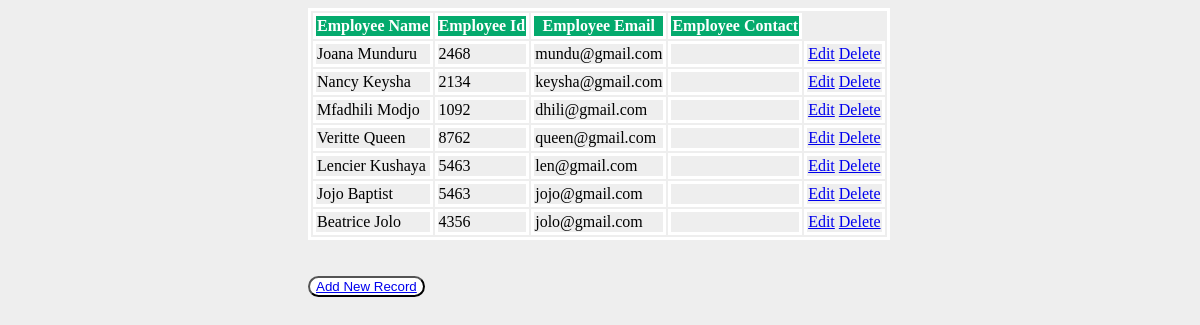
The page /show on the database as committed earlier.
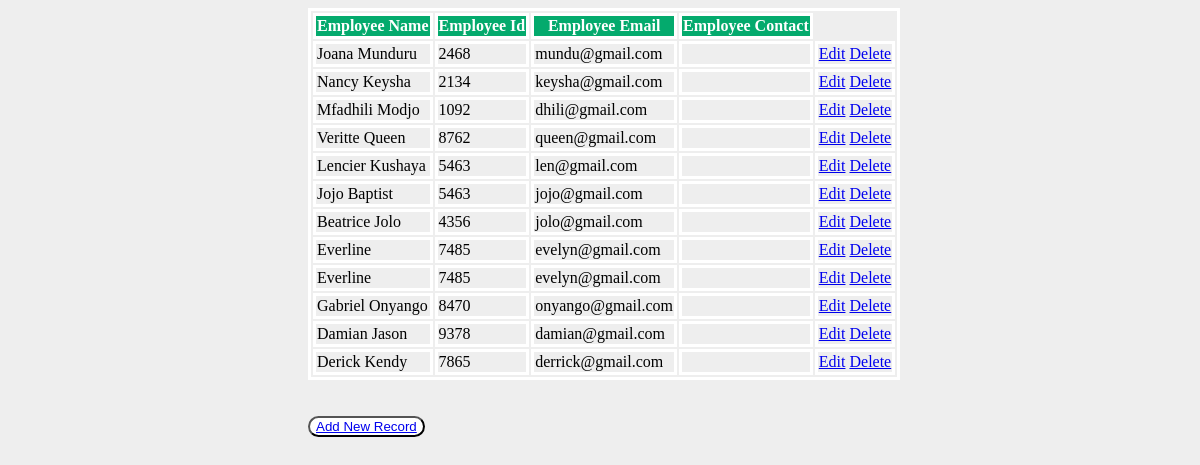
The same page on the database as committed later.
### data/models.py (models this page shows, shortened)
class Employee(models.Model):
    ename = models.CharField(max_length=25)
    eid = models.CharField(max_length=100)
    email = models.EmailField(max_length=100)
    econtact = models.CharField(max_length=100)

### data/views.py (the view)
# urls.py: path('show', views.show, name = "show"),
def show(request):
    employees = Employee.objects.all()
    return render(request, 'show.html', {'employees': employees})

### data/templates/show.html (shortened to what this page needs)
<!DOCTYPE html>
<html lang="en">
<head>
    {% load static %}
    <link rel="stylesheet" href="{% static 'css/style.css' %}">
</head>
<body>
    <table>
        <thead>
        <tr>
            <th>Employee Name</th>
            <th>Employee Id</th>
            <th>Employee Email</th>
            <th>Employee Contact</th>
        </tr>
    </thead>
    <tbody>
        {% for employee in employees %}
        <tr>
            <td>{{ employee.ename }}</td>
            <td>{{ employee.eid }}</td>
            <td>{{ employee.email }}</td>
            <td>{{ employee.contact }}</td>
            <td>
                <a href="/edit/{{ employee.id }}">Edit</a>
                <a href="/delete/{{ employee.id }}">Delete</a>
            </td>
        </tr>
        {% endfor %}
    </tbody>
    </table>
    <br>
    <br>
    <button> <a href="/emp">Add New Record</a></button>
</body>
</html>

### data/static/css/style.css (style rules this page uses)
body { background-color: #eee; height: 100%; margin: 25px, 0; padding-left: 300px; }
table, th, td { border: 3px solid #fff; }
th { background-color: #04AA6D; color: #fff; }
button { border-radius: 12px; color:aqua; background-color: #fff; cursor:pointer; }

Rows that differ between the two databases and show on the page:
added Employee: ename "Everline", eid "7485", email "evelyn@gmail.com"
added Employee: ename "Everline", eid "7485", email "evelyn@gmail.com"
added Employee: ename "Gabriel Onyango", eid "8470", email "onyango@gmail.com"
added Employee: ename "Damian Jason", eid "9378", email "damian@gmail.com"
added Employee: ename "Derick Kendy", eid "7865", email "derrick@gmail.com"
